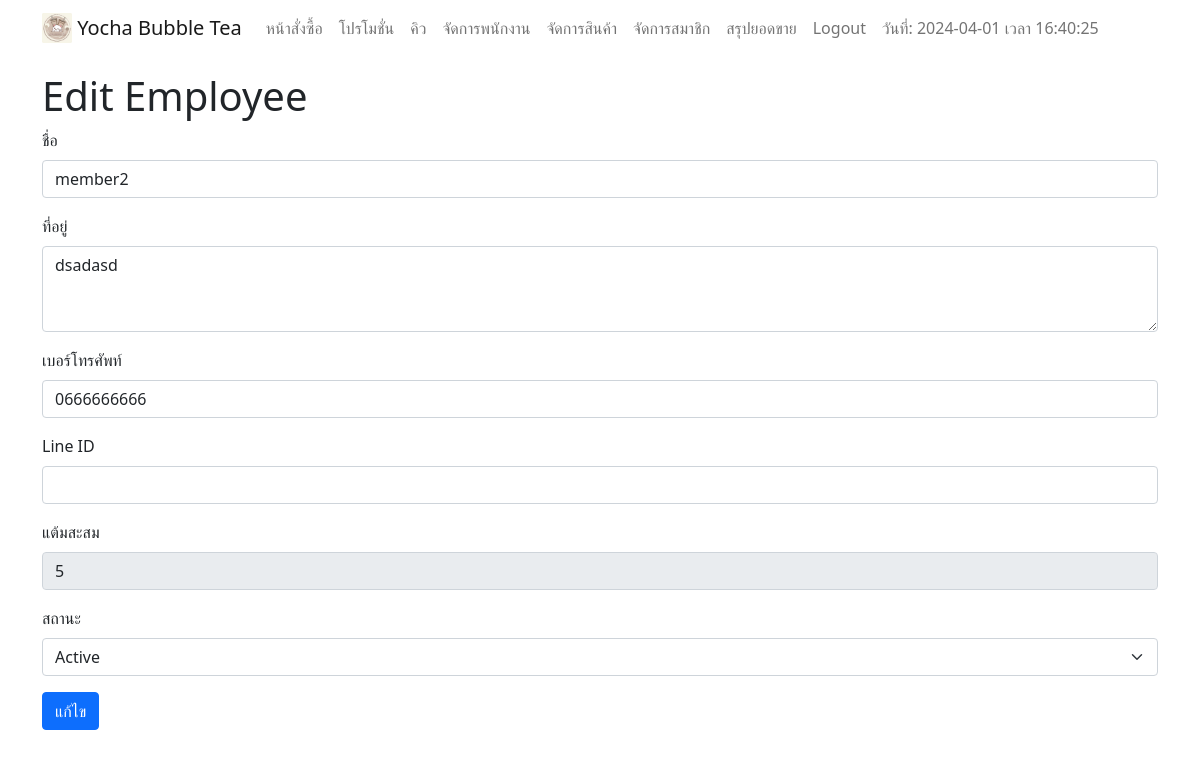
Page /owner/edit_member.php?id=1 (signed in) on the earlier database version.
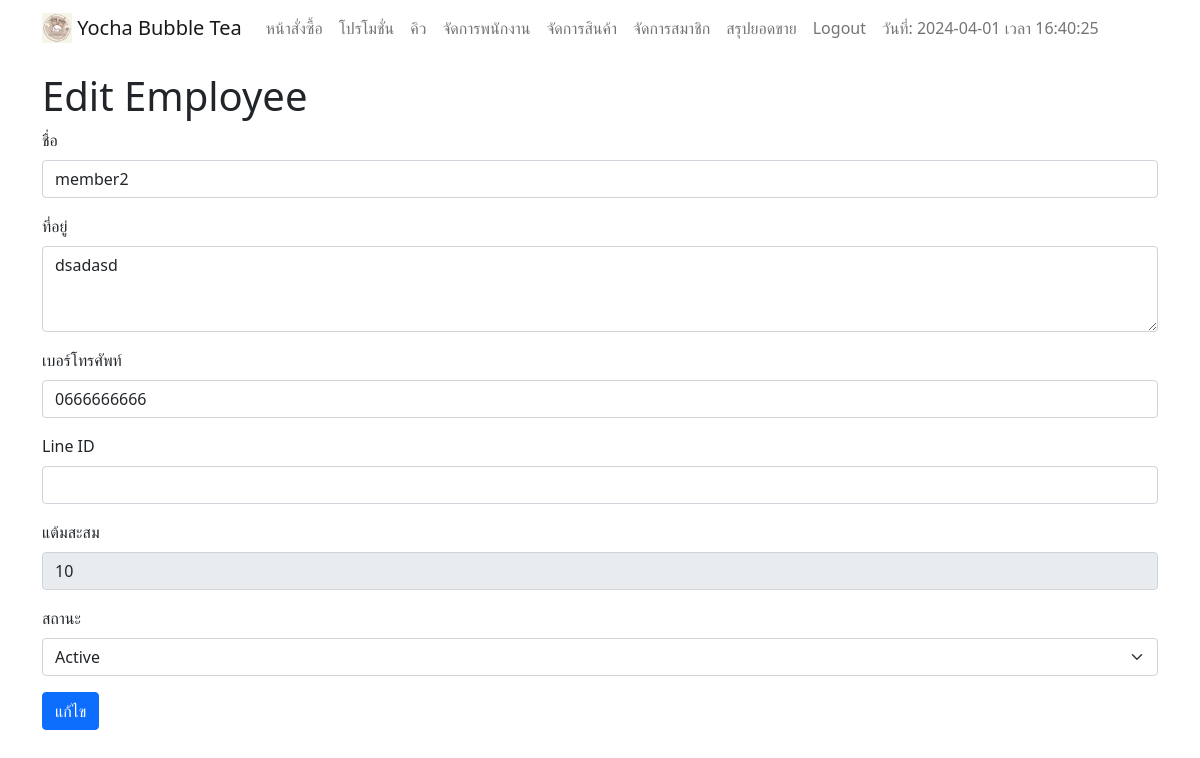
Same page on the later database version.
### tables this page shows
CREATE TABLE `member` (
  `member_id` int(11) NOT NULL,
  `name` varchar(50) NOT NULL,
  `address` varchar(200) NOT NULL,
  `telephone` varchar(15) NOT NULL,
  `status` varchar(30) NOT NULL,
  `point` varchar(15) NOT NULL,
  `line` varchar(50) NOT NULL
);

### owner/edit_member.php (the view, shortened to what this page needs)
<?php
include("navbar_owner.php");
include ("../connection.php");
$id = $_GET['id'];
$sql = "SELECT * FROM member WHERE member_id = $id";
$result = $conn->query($sql);
$row = $result->fetch_assoc()
?>
<div class="container">
    <h1>Edit Employee</h1>
    <form action="edit_member_p.php" method="post">
      <div class="mb-3">
        <label for="name" class="form-label">ชื่อ</label>
        <input type="text" class="form-control" id="name" name="name" value="<?php echo $row["name"] ?>">
      </div>
      <div class="mb-3">
        <label for="address" class="form-label">ที่อยู่</label>
        <textarea class="form-control" id="address" name="address" rows="3" ><?php echo $row["address"] ?></textarea>
      </div>
      <div class="mb-3">
        <label for="telephone" class="form-label">เบอร์โทรศัพท์</label>
        <input type="number" class="form-control" id="telephone" name="telephone" value="<?php echo $row["telephone"] ?>">
      </div>
      <div class="mb-3">
        <label for="line_id" class="form-label">Line ID</label>
        <input type="text" class="form-control" id="line_id" name="line_id" value="<?php echo $row["line"] ?>">
      </div>
      <div class="mb-3">
        <label for="line_id" class="form-label">แต้มสะสม</label>
        <input type="text" class="form-control" id="line_id" name="line_id" value="<?php echo $row["point"] ?>" readonly>
      </div>
      <div class="mb-3">
        <label for="status" class="form-label">สถานะ</label>
        <select class="form-select" id="status" name="status" >
        <option value="employee" <?php echo ($row['status'] == 'active') ? 'selected' : ''; ?>>Active</option>
        </select>
      </div>
      <button type="submit" class="btn btn-primary">แก้ไข</button>
    </form>
  </div>

Differences in the rows shown:
changed member "member2": line_id "5" → "10"
